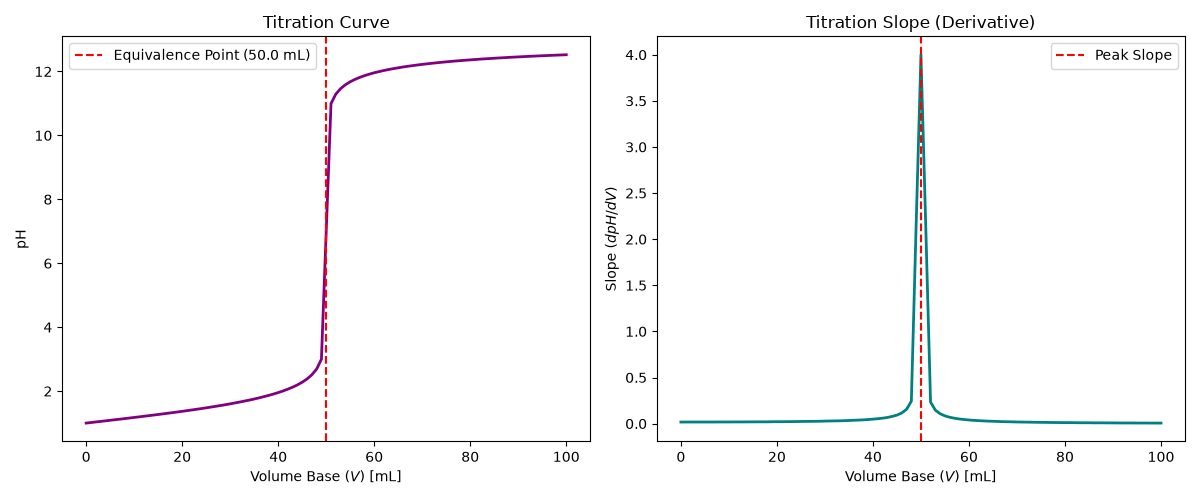

This figure's Python source:
"""
PW2 Lab B Part 5 (bonus) -- find a titration's equivalence point.

titration.csv holds a titration curve: pH versus the volume of base added.
The equivalence point is the volume where the pH changes fastest (the steep
jump). Numerically, that is where the SLOPE of the pH curve is largest.
Run:  python titration.py
"""
import numpy as np
import pandas as pd
import matplotlib.pyplot as plt

# TODO 1: read titration.csv (columns volume_base, pH) into arrays V, pH.
data = pd.read_csv("titration.csv")
V = data["volume_base"].values
pH = data["pH"].values

# TODO 2: compute the slope of the pH curve with np.gradient(pH, V), and find
#         the volume where that slope is largest (np.argmax). That is the
#         equivalence point. Print it.
dpH_dV = np.gradient(pH, V)
max_slope_idx = np.argmax(dpH_dV)
equivalence_volume = V[max_slope_idx]

print(f"Equivalence point volume V ≈ {equivalence_volume:.2f} mL")

# TODO 3: make two plots side by side: (left) pH vs volume with a line at the
#         equivalence point; (right) the slope vs volume, showing it peaks
#         at the equivalence point. Save as titration.png.
fig, (ax1, ax2) = plt.subplots(1, 2, figsize=(12, 5))

ax1.plot(V, pH, color='purple', linewidth=2)
ax1.axvline(equivalence_volume, color='red', linestyle='--', label=f'Equivalence Point ({equivalence_volume:.1f} mL)')
ax1.set_xlabel("Volume Base ($V$) [mL]")
ax1.set_ylabel("pH")
ax1.set_title("Titration Curve")
ax1.legend()

ax2.plot(V, dpH_dV, color='teal', linewidth=2)
ax2.axvline(equivalence_volume, color='red', linestyle='--', label='Peak Slope')
ax2.set_xlabel("Volume Base ($V$) [mL]")
ax2.set_ylabel("Slope ($dpH / dV$)")
ax2.set_title("Titration Slope (Derivative)")
ax2.legend()

plt.tight_layout()
plt.savefig("titration.png")
plt.show()
